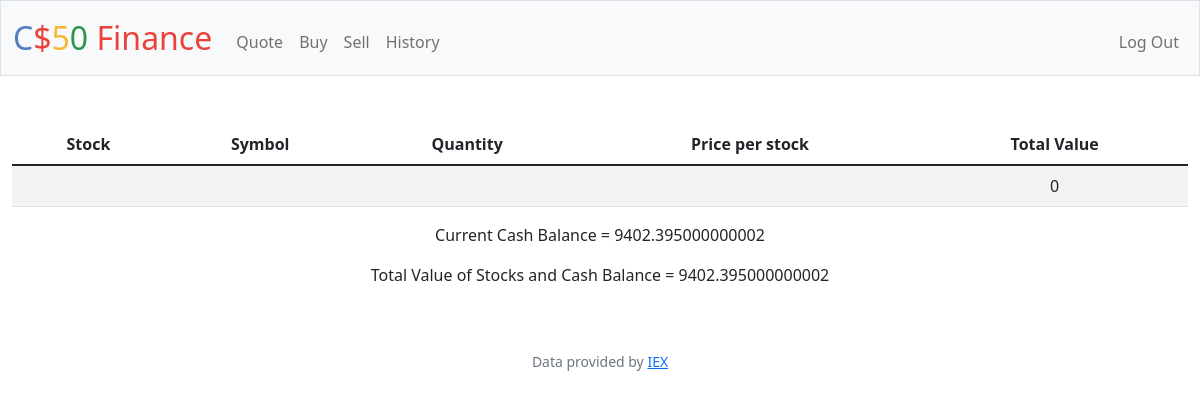
Page / (signed in) on the earlier database version.
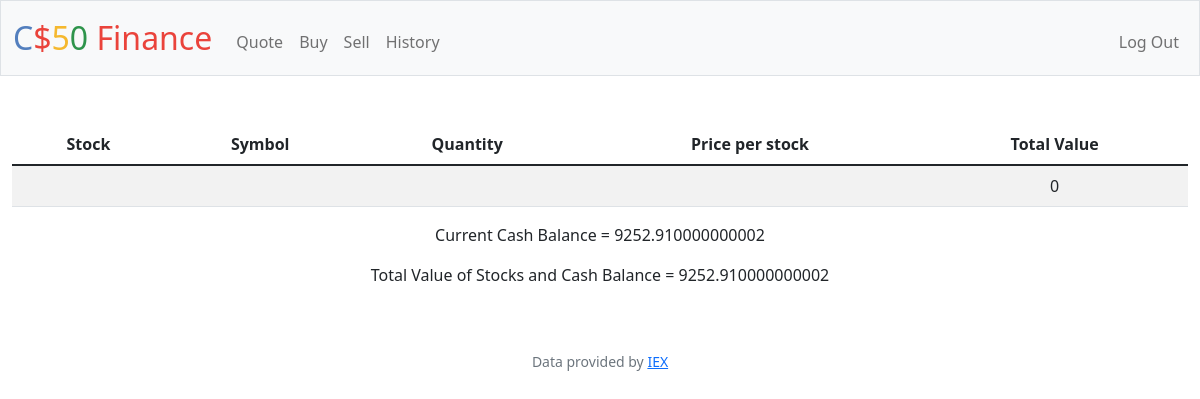
Same page on the later database version.
### tables this page shows
CREATE TABLE users (id INTEGER PRIMARY KEY AUTOINCREMENT NOT NULL, username TEXT NOT NULL, hash TEXT NOT NULL, cash NUMERIC NOT NULL DEFAULT 10000.00);

### app.py (the view)
@app.route("/")
@login_required
def index():
    current_stocks = db.execute("SELECT stock_name,stock_symbol,stock_count,price FROM current_stocks WHERE user_id = ?",session["user_id"])
    total_stock_value = 0
    cash = db.execute("SELECT cash FROM users WHERE id = ?", session["user_id"])
    for stock in current_stocks:
        stock_info = lookup(stock["stock_symbol"])
        stock["current_price"] = stock_info["price"] * stock["stock_count"]
        stock["each_stock"] = stock_info["price"]
        total_stock_value += stock["current_price"]
    return render_template("index.html",current_stocks=current_stocks,total_stock_value=total_stock_value,cash = cash[0]["cash"])

### app.py (called while the page is built)
@app.after_request
def after_request(response):
    response.headers["Cache-Control"] = "no-cache, no-store, must-revalidate"
    response.headers["Expires"] = 0
    response.headers["Pragma"] = "no-cache"
    return response

### helpers.py (called while the page is built)
def login_required(f):
    @wraps(f)
    def decorated_function(*args, **kwargs):
        if session.get("user_id") is None:
            return redirect("/login")
        return f(*args, **kwargs)
    return decorated_function

### templates/index.html (shortened to what this page needs)
{% extends "layout.html" %}
{% block main %}
        <div class="mb-3">
            <table class="table table-striped table-hover">
                <thead>
                    <tr>
                        <th>Stock</th>
                        <th>Symbol</th>
                        <th>Quantity</th>
                        <th>Price per stock</th>
                        <th>Total Value</th>
                    </tr>
                </thead>
                <tr>
                    <td></td>
                    <td></td>
                    <td></td>
                    <td></td>
                    <td>{{total_stock_value}}</td>
                </tr>
            </table>
            <p>Current Cash Balance = {{cash}}</p>
            <p>Total Value of Stocks and Cash Balance = {{ total_stock_value + cash }}</p>
        </div>
{% endblock %}

### templates/layout.html (shortened to what this page needs)
<!DOCTYPE html>
<html lang="en">
    <head>
        <link href="https://cdn.jsdelivr.net/npm/bootstrap@5.1.3/dist/css/bootstrap.min.css" rel="stylesheet">
        <link href="/static/styles.css" rel="stylesheet">
    </head>
    <body>
        <nav class="bg-light border navbar navbar-expand-md navbar-light">
            <div class="container-fluid">
                <a class="navbar-brand" href="/"><span class="blue">C</span><span class="red">$</span><span class="yellow">5</span><span class="green">0</span> <span class="red">Finance</span></a>
                <div class="collapse navbar-collapse" id="navbar">
                    {% if session["user_id"] %}
                        <ul class="navbar-nav me-auto mt-2">
                            <li class="nav-item"><a class="nav-link" href="/quote">Quote</a></li>
                            <li class="nav-item"><a class="nav-link" href="/buy">Buy</a></li>
                            <li class="nav-item"><a class="nav-link" href="/sell">Sell</a></li>
                            <li class="nav-item"><a class="nav-link" href="/history">History</a></li>
                        </ul>
                        <ul class="navbar-nav ms-auto mt-2">
                            <li class="nav-item"><a class="nav-link" href="/logout">Log Out</a></li>
                        </ul>
                    {% else %}
                        <ul class="navbar-nav ms-auto mt-2">
                            <li class="nav-item"><a class="nav-link" href="/register">Register</a></li>
                            <li class="nav-item"><a class="nav-link" href="/login">Log In</a></li>
                        </ul>
                    {% endif %}
                </div>
            </div>
        </nav>
        <main class="container-fluid py-5 text-center">
            {% block main %}{% endblock %}
        </main>
        <footer class="mb-5 small text-center text-muted">
            Data provided by <a href="https://iexcloud.io/">IEX</a>
        </footer>
    </body>
</html>

### static/styles.css (style rules this page uses)
nav .navbar-brand { font-size: xx-large; }
nav .navbar-brand .blue { color: #537fbe; }
nav .navbar-brand .red { color: #ea433b; }
nav .navbar-brand .yellow { color: #f5b82e; }
nav .navbar-brand .green { color: #2e944b; }

Differences in the rows shown:
changed users: cash "9402.395000000002" → "9252.910000000002"; total_stock_value+cash "9402.395000000002" → "9252.910000000002"
